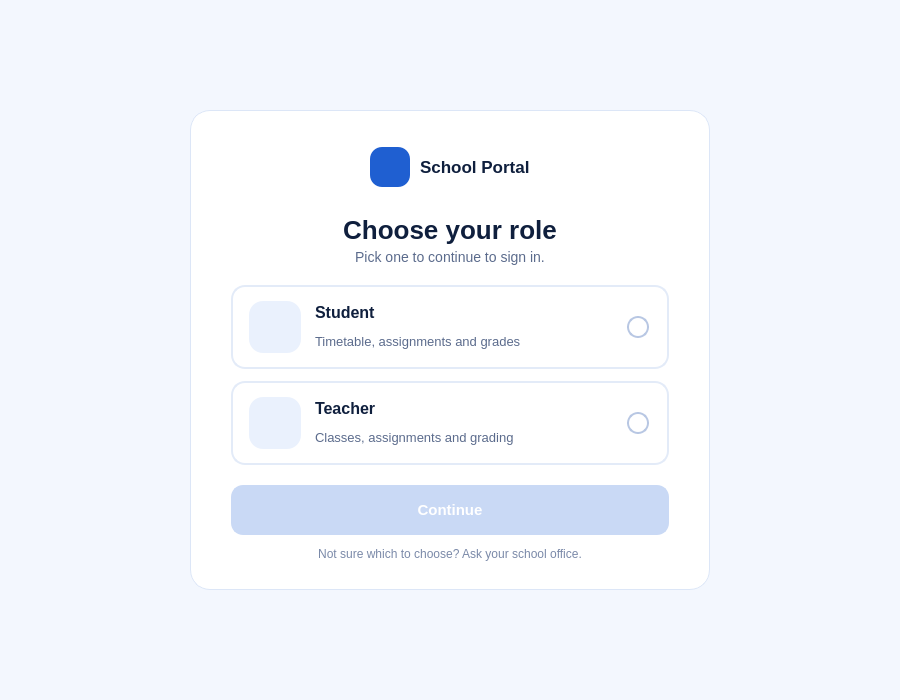
<?xml version="1.0" encoding="UTF-8"?>
<ui version="4.0">
 <class>SelectionWindow</class>
 <widget class="QMainWindow" name="SelectionWindow">
  <property name="geometry">
   <rect>
    <x>0</x>
    <y>0</y>
    <width>900</width>
    <height>700</height>
   </rect>
  </property>
  <property name="minimumSize">
   <size>
    <width>640</width>
    <height>680</height>
   </size>
  </property>
  <property name="windowTitle">
   <string>School Portal</string>
  </property>
  <widget class="QWidget" name="centralwidget">
   <property name="styleSheet">
    <string notr="true">QWidget#centralwidget {
    background: #F3F7FE;
    font-family: "Segoe UI", "Inter", "Helvetica Neue", Arial, sans-serif;
}

/* ---------- Main panel ---------- */
QFrame#panel {
    background: #FFFFFF;
    border: 1px solid #DCE6F7;
    border-radius: 20px;
}

QLabel#logoMark {
    background: #1F5FD1;
    border-radius: 12px;
}
QLabel#brandLabel {
    color: #0F1F3D;
    font-size: 17px;
    font-weight: 600;
}
QLabel#headingLabel {
    color: #0F1F3D;
    font-size: 26px;
    font-weight: 700;
}
QLabel#subheadingLabel {
    color: #5B6B8C;
    font-size: 14px;
}
QLabel#helpLabel {
    color: #7A89A8;
    font-size: 12px;
}

/* ---------- Role cards ---------- */
QFrame#studentCard, QFrame#teacherCard {
    background: #FFFFFF;
    border: 2px solid #E3EBF8;
    border-radius: 14px;
}
QFrame#studentCard:hover, QFrame#teacherCard:hover {
    background: #F8FBFF;
    border: 2px solid #9DBBEF;
}
QFrame#studentCard:focus, QFrame#teacherCard:focus {
    border: 2px solid #6D9AE8;
}
QFrame#studentCard[selected="true"], QFrame#teacherCard[selected="true"] {
    background: #F2F7FF;
    border: 2px solid #1F5FD1;
}

QLabel#studentIcon, QLabel#teacherIcon {
    background: #EAF1FD;
    border: none;
    border-radius: 14px;
}
QLabel#studentTitle, QLabel#teacherTitle {
    color: #0F1F3D;
    font-size: 16px;
    font-weight: 600;
    background: transparent;
    border: none;
}
QLabel#studentDesc, QLabel#teacherDesc {
    color: #5B6B8C;
    font-size: 13px;
    background: transparent;
    border: none;
}

/* ---------- Selection indicator ---------- */
QLabel#studentRadio, QLabel#teacherRadio {
    background: #FFFFFF;
    border: 2px solid #B8C7E3;
    border-radius: 11px;
    color: #FFFFFF;
    font-size: 12px;
    font-weight: 700;
}
QLabel#studentRadio[selected="true"], QLabel#teacherRadio[selected="true"] {
    background: #1F5FD1;
    border: 2px solid #1F5FD1;
}

/* ---------- Continue button ---------- */
QPushButton#continueButton {
    background: #1F5FD1;
    color: #FFFFFF;
    border: 2px solid #1F5FD1;
    border-radius: 12px;
    font-size: 15px;
    font-weight: 600;
}
QPushButton#continueButton:hover {
    background: #174DB0;
    border-color: #174DB0;
}
QPushButton#continueButton:pressed {
    background: #0F3A8A;
    border-color: #0F3A8A;
}
QPushButton#continueButton:focus {
    border-color: #0B3A8F;
}
QPushButton#continueButton:disabled {
    background: #C9D9F5;
    border-color: #C9D9F5;
    color: #FFFFFF;
}</string>
   </property>
   <layout class="QVBoxLayout" name="outerLayout">
    <property name="leftMargin">
     <number>24</number>
    </property>
    <property name="topMargin">
     <number>24</number>
    </property>
    <property name="rightMargin">
     <number>24</number>
    </property>
    <property name="bottomMargin">
     <number>24</number>
    </property>
    <item>
     <spacer name="outerSpacerTop">
      <property name="orientation">
       <enum>Qt::Vertical</enum>
      </property>
      <property name="sizeHint" stdset="0">
       <size>
        <width>20</width>
        <height>20</height>
       </size>
      </property>
     </spacer>
    </item>
    <item>
     <layout class="QHBoxLayout" name="centerRow">
      <item>
       <spacer name="outerSpacerLeft">
        <property name="orientation">
         <enum>Qt::Horizontal</enum>
        </property>
        <property name="sizeHint" stdset="0">
         <size>
          <width>20</width>
          <height>20</height>
         </size>
        </property>
       </spacer>
      </item>
      <item>
       <widget class="QFrame" name="panel">
        <property name="minimumSize">
         <size>
          <width>520</width>
          <height>0</height>
         </size>
        </property>
        <property name="maximumSize">
         <size>
          <width>520</width>
          <height>16777215</height>
         </size>
        </property>
        <property name="frameShape">
         <enum>QFrame::NoFrame</enum>
        </property>
        <layout class="QVBoxLayout" name="panelLayout">
         <property name="spacing">
          <number>12</number>
         </property>
         <property name="leftMargin">
          <number>40</number>
         </property>
         <property name="topMargin">
          <number>36</number>
         </property>
         <property name="rightMargin">
          <number>40</number>
         </property>
         <property name="bottomMargin">
          <number>28</number>
         </property>
         <item>
          <layout class="QHBoxLayout" name="brandRow">
           <property name="spacing">
            <number>10</number>
           </property>
           <item>
            <spacer name="brandSpacerLeft">
             <property name="orientation">
              <enum>Qt::Horizontal</enum>
             </property>
             <property name="sizeHint" stdset="0">
              <size>
               <width>20</width>
               <height>20</height>
              </size>
             </property>
            </spacer>
           </item>
           <item>
            <widget class="QLabel" name="logoMark">
             <property name="minimumSize">
              <size>
               <width>40</width>
               <height>40</height>
              </size>
             </property>
             <property name="maximumSize">
              <size>
               <width>40</width>
               <height>40</height>
              </size>
             </property>
             <property name="text">
              <string/>
             </property>
             <property name="alignment">
              <set>Qt::AlignCenter</set>
             </property>
            </widget>
           </item>
           <item>
            <widget class="QLabel" name="brandLabel">
             <property name="text">
              <string>School Portal</string>
             </property>
            </widget>
           </item>
           <item>
            <spacer name="brandSpacerRight">
             <property name="orientation">
              <enum>Qt::Horizontal</enum>
             </property>
             <property name="sizeHint" stdset="0">
              <size>
               <width>20</width>
               <height>20</height>
              </size>
             </property>
            </spacer>
           </item>
          </layout>
         </item>
         <item>
          <spacer name="spacerAfterBrand">
           <property name="orientation">
            <enum>Qt::Vertical</enum>
           </property>
           <property name="sizeType">
            <enum>QSizePolicy::Fixed</enum>
           </property>
           <property name="sizeHint" stdset="0">
            <size>
             <width>20</width>
             <height>16</height>
            </size>
           </property>
          </spacer>
         </item>
         <item>
          <layout class="QVBoxLayout" name="headingBlock">
           <property name="spacing">
            <number>4</number>
           </property>
           <item>
            <widget class="QLabel" name="headingLabel">
             <property name="text">
              <string>Choose your role</string>
             </property>
             <property name="alignment">
              <set>Qt::AlignCenter</set>
             </property>
            </widget>
           </item>
           <item>
            <widget class="QLabel" name="subheadingLabel">
             <property name="text">
              <string>Pick one to continue to sign in.</string>
             </property>
             <property name="alignment">
              <set>Qt::AlignCenter</set>
             </property>
            </widget>
           </item>
          </layout>
         </item>
         <item>
          <spacer name="spacerAfterHeading">
           <property name="orientation">
            <enum>Qt::Vertical</enum>
           </property>
           <property name="sizeType">
            <enum>QSizePolicy::Fixed</enum>
           </property>
           <property name="sizeHint" stdset="0">
            <size>
             <width>20</width>
             <height>8</height>
            </size>
           </property>
          </spacer>
         </item>
         <item>
          <widget class="QFrame" name="studentCard">
           <property name="minimumSize">
            <size>
             <width>0</width>
             <height>84</height>
            </size>
           </property>
           <property name="cursor">
            <cursorShape>PointingHandCursor</cursorShape>
           </property>
           <property name="frameShape">
            <enum>QFrame::StyledPanel</enum>
           </property>
           <property name="selected" stdset="0">
            <bool>false</bool>
           </property>
           <layout class="QHBoxLayout" name="studentCardLayout">
            <property name="spacing">
             <number>14</number>
            </property>
            <property name="leftMargin">
             <number>16</number>
            </property>
            <property name="topMargin">
             <number>12</number>
            </property>
            <property name="rightMargin">
             <number>18</number>
            </property>
            <property name="bottomMargin">
             <number>12</number>
            </property>
            <item>
             <widget class="QLabel" name="studentIcon">
              <property name="minimumSize">
               <size>
                <width>52</width>
                <height>52</height>
               </size>
              </property>
              <property name="maximumSize">
               <size>
                <width>52</width>
                <height>52</height>
               </size>
              </property>
              <property name="text">
               <string/>
              </property>
              <property name="alignment">
               <set>Qt::AlignCenter</set>
              </property>
             </widget>
            </item>
            <item>
             <layout class="QVBoxLayout" name="studentTextLayout">
              <property name="spacing">
               <number>2</number>
              </property>
              <item>
               <widget class="QLabel" name="studentTitle">
                <property name="text">
                 <string>Student</string>
                </property>
               </widget>
              </item>
              <item>
               <widget class="QLabel" name="studentDesc">
                <property name="text">
                 <string>Timetable, assignments and grades</string>
                </property>
               </widget>
              </item>
             </layout>
            </item>
            <item>
             <spacer name="studentCardSpacer">
              <property name="orientation">
               <enum>Qt::Horizontal</enum>
              </property>
              <property name="sizeHint" stdset="0">
               <size>
                <width>20</width>
                <height>20</height>
               </size>
              </property>
             </spacer>
            </item>
            <item>
             <widget class="QLabel" name="studentRadio">
              <property name="minimumSize">
               <size>
                <width>22</width>
                <height>22</height>
               </size>
              </property>
              <property name="maximumSize">
               <size>
                <width>22</width>
                <height>22</height>
               </size>
              </property>
              <property name="text">
               <string/>
              </property>
              <property name="alignment">
               <set>Qt::AlignCenter</set>
              </property>
              <property name="selected" stdset="0">
               <bool>false</bool>
              </property>
             </widget>
            </item>
           </layout>
          </widget>
         </item>
         <item>
          <widget class="QFrame" name="teacherCard">
           <property name="minimumSize">
            <size>
             <width>0</width>
             <height>84</height>
            </size>
           </property>
           <property name="cursor">
            <cursorShape>PointingHandCursor</cursorShape>
           </property>
           <property name="frameShape">
            <enum>QFrame::StyledPanel</enum>
           </property>
           <property name="selected" stdset="0">
            <bool>false</bool>
           </property>
           <layout class="QHBoxLayout" name="teacherCardLayout">
            <property name="spacing">
             <number>14</number>
            </property>
            <property name="leftMargin">
             <number>16</number>
            </property>
            <property name="topMargin">
             <number>12</number>
            </property>
            <property name="rightMargin">
             <number>18</number>
            </property>
            <property name="bottomMargin">
             <number>12</number>
            </property>
            <item>
             <widget class="QLabel" name="teacherIcon">
              <property name="minimumSize">
               <size>
                <width>52</width>
                <height>52</height>
               </size>
              </property>
              <property name="maximumSize">
               <size>
                <width>52</width>
                <height>52</height>
               </size>
              </property>
              <property name="text">
               <string/>
              </property>
              <property name="alignment">
               <set>Qt::AlignCenter</set>
              </property>
             </widget>
            </item>
            <item>
             <layout class="QVBoxLayout" name="teacherTextLayout">
              <property name="spacing">
               <number>2</number>
              </property>
              <item>
               <widget class="QLabel" name="teacherTitle">
                <property name="text">
                 <string>Teacher</string>
                </property>
               </widget>
              </item>
              <item>
               <widget class="QLabel" name="teacherDesc">
                <property name="text">
                 <string>Classes, assignments and grading</string>
                </property>
               </widget>
              </item>
             </layout>
            </item>
            <item>
             <spacer name="teacherCardSpacer">
              <property name="orientation">
               <enum>Qt::Horizontal</enum>
              </property>
              <property name="sizeHint" stdset="0">
               <size>
                <width>20</width>
                <height>20</height>
               </size>
              </property>
             </spacer>
            </item>
            <item>
             <widget class="QLabel" name="teacherRadio">
              <property name="minimumSize">
               <size>
                <width>22</width>
                <height>22</height>
               </size>
              </property>
              <property name="maximumSize">
               <size>
                <width>22</width>
                <height>22</height>
               </size>
              </property>
              <property name="text">
               <string/>
              </property>
              <property name="alignment">
               <set>Qt::AlignCenter</set>
              </property>
              <property name="selected" stdset="0">
               <bool>false</bool>
              </property>
             </widget>
            </item>
           </layout>
          </widget>
         </item>
         <item>
          <spacer name="spacerBeforeButton">
           <property name="orientation">
            <enum>Qt::Vertical</enum>
           </property>
           <property name="sizeType">
            <enum>QSizePolicy::Fixed</enum>
           </property>
           <property name="sizeHint" stdset="0">
            <size>
             <width>20</width>
             <height>8</height>
            </size>
           </property>
          </spacer>
         </item>
         <item>
          <widget class="QPushButton" name="continueButton">
           <property name="enabled">
            <bool>false</bool>
           </property>
           <property name="minimumSize">
            <size>
             <width>0</width>
             <height>50</height>
            </size>
           </property>
           <property name="cursor">
            <cursorShape>PointingHandCursor</cursorShape>
           </property>
           <property name="text">
            <string>Continue</string>
           </property>
           <property name="autoDefault">
            <bool>true</bool>
           </property>
          </widget>
         </item>
         <item>
          <widget class="QLabel" name="helpLabel">
           <property name="text">
            <string>Not sure which to choose? Ask your school office.</string>
           </property>
           <property name="alignment">
            <set>Qt::AlignCenter</set>
           </property>
          </widget>
         </item>
        </layout>
       </widget>
      </item>
      <item>
       <spacer name="outerSpacerRight">
        <property name="orientation">
         <enum>Qt::Horizontal</enum>
        </property>
        <property name="sizeHint" stdset="0">
         <size>
          <width>20</width>
          <height>20</height>
         </size>
        </property>
       </spacer>
      </item>
     </layout>
    </item>
    <item>
     <spacer name="outerSpacerBottom">
      <property name="orientation">
       <enum>Qt::Vertical</enum>
      </property>
      <property name="sizeHint" stdset="0">
       <size>
        <width>20</width>
        <height>20</height>
       </size>
      </property>
     </spacer>
    </item>
   </layout>
  </widget>
 </widget>
 <tabstops>
  <tabstop>studentCard</tabstop>
  <tabstop>teacherCard</tabstop>
  <tabstop>continueButton</tabstop>
 </tabstops>
 <resources/>
 <connections/>
</ui>
